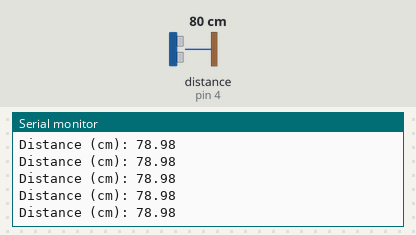
The sketch below on a simulated Arduino Uno, built with avr-gcc and run on an emulated ATmega328P. Parts: the last lines printed to the serial monitor. Wiring (inferred from the names in the program): ultrasonic range finder: trigger pin 2; echo pin 4. The test bench sets the inputs (shaded band); at power-on: distance to the obstacle (sensor on pin 4) 80 cm. The echo pulse lasts 58.3 µs per cm.

Above: at 3.2 s.
3.3 s: distance to the obstacle (sensor on pin 4) set to 2 cm
At 4.3 s:
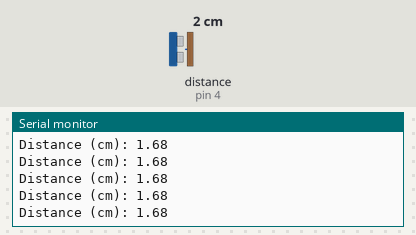
6.3 s: distance to the obstacle (sensor on pin 4) set to 250 cm
At 7.4 s:
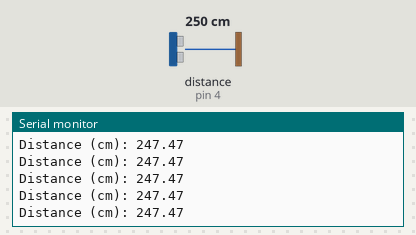
9.3 s: distance to the obstacle (sensor on pin 4) set to 4 cm
Timing chart, 0 to 10.0 s (numbered marks = the images above; inputs shaded):
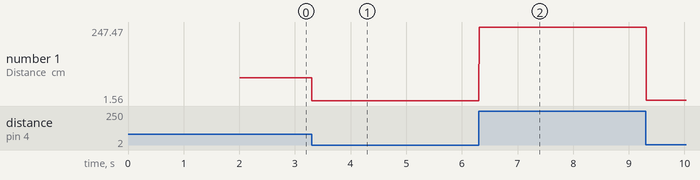

Measured:
- after the input at 3.3 s, the serial monitor: prints a new line at once (image 1)
- after the input at 6.3 s, the serial monitor: prints a new line at once (image 2)
- plotted number 1: 78.98 → 1.68 after the input at 3.3 s, 1.68 → 247.47 after the input at 6.3 s, 247.47 → 3.66 after the input at 9.3 s

The sketch:

HC_SR04.ino
```cpp
#define Trig 2
#define Echo 4
#define SOUND_SPEED 0.034

float distanceCm;

void setup() {
  pinMode(Trig,OUTPUT);
  pinMode(Echo,INPUT);
  delay(2000);
  Serial.begin(115200);
}

void loop() {
  distanceCm = 0;
  Sensor_HC_SR04();
}

void Sensor_HC_SR04()
{
  digitalWrite(Trig, LOW);
  delayMicroseconds(2);
  digitalWrite(Trig, HIGH);
  delayMicroseconds(10);
  digitalWrite(Trig, LOW);

  long duration = pulseIn(Echo, HIGH);
  distanceCm = duration * SOUND_SPEED / 2;
  Serial.print("Distance (cm): ");
  Serial.println(distanceCm);
}
```
